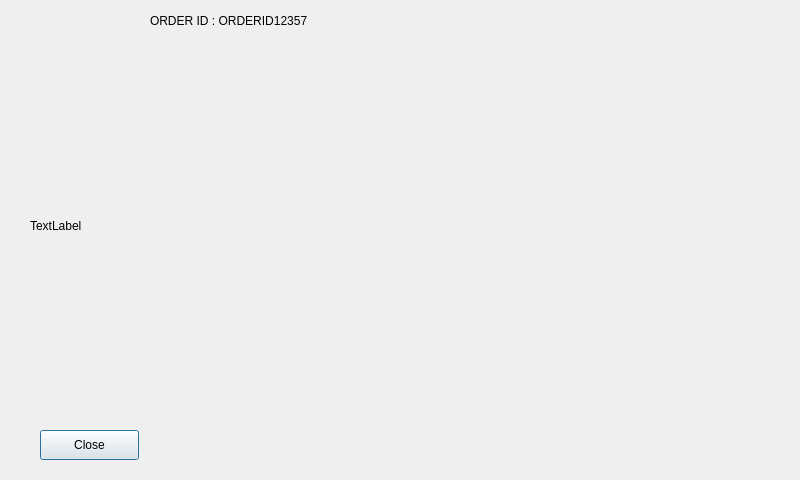
<?xml version="1.0" encoding="UTF-8"?>
<ui version="4.0">
 <class>QRImage1</class>
 <widget class="QDialog" name="QRImage1">
  <property name="geometry">
   <rect>
    <x>0</x>
    <y>0</y>
    <width>800</width>
    <height>480</height>
   </rect>
  </property>
  <property name="windowTitle">
   <string>Dialog</string>
  </property>
  <widget class="QPushButton" name="btnClose">
   <property name="geometry">
    <rect>
     <x>40</x>
     <y>430</y>
     <width>99</width>
     <height>30</height>
    </rect>
   </property>
   <property name="text">
    <string>Close</string>
   </property>
  </widget>
  <widget class="QLabel" name="label">
   <property name="geometry">
    <rect>
     <x>30</x>
     <y>50</y>
     <width>731</width>
     <height>351</height>
    </rect>
   </property>
   <property name="text">
    <string>TextLabel</string>
   </property>
  </widget>
  <widget class="QLabel" name="label_2">
   <property name="geometry">
    <rect>
     <x>150</x>
     <y>10</y>
     <width>251</width>
     <height>22</height>
    </rect>
   </property>
   <property name="text">
    <string>ORDER ID : ORDERID12357 </string>
   </property>
  </widget>
 </widget>
 <resources/>
 <connections/>
</ui>
